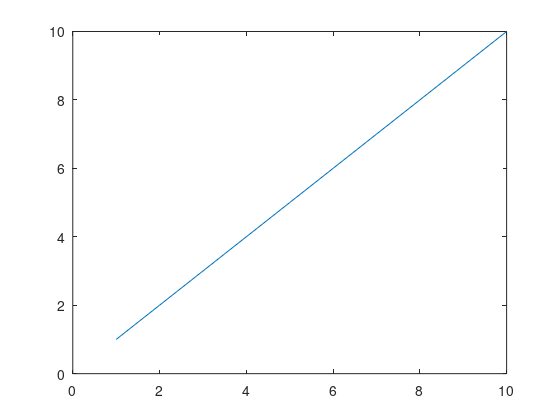

MATLAB code to generate this figure:
%% Tricks for nice plots etc



%% Export a pdf in the size of the figure
%Minimal Working Example
h = figure;
plot(1:10);
set(h,'Units','Inches');
pos = get(h,'Position');
set(h,'PaperPositionMode','Auto','PaperUnits','Inches','PaperSize',[pos(3), pos(4)])
print(h,'filename','-dpdf','-r0')



%%
'LineWidth',2
'.','MarkerSize',10